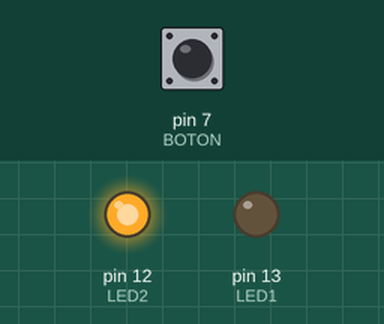
Simulated run of this sketch. Board: Arduino Uno, built with avr-gcc and run on an emulated ATmega328P. On the bench: output pins drawn as LEDs (lit = HIGH). The inputs (shaded band) are chosen by the test bench; at power-on: pin 7 (BOTON) LOW.

Above: at 1.2 s.
1.3 s: pin 7 (BOTON) pulled HIGH for 0.15 s
At 2.3 s:
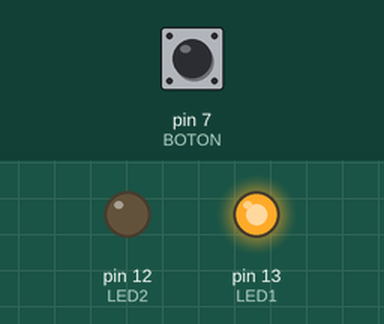
2.9 s: pin 7 (BOTON) pulled HIGH for 1 s
At 3.5 s:
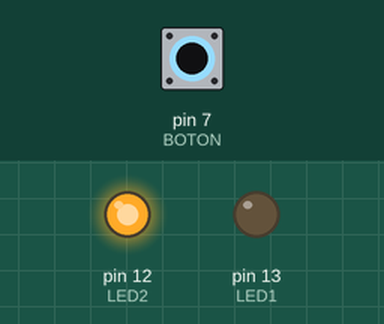
5.4 s: pin 7 (BOTON) pulled HIGH for 3.2 s
At 6.6 s:
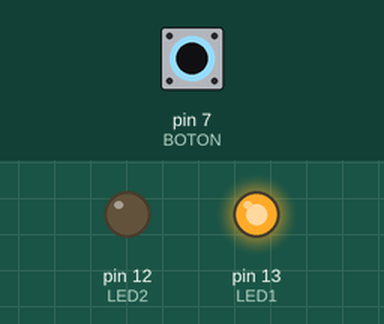
Timing chart, 0 to 8.4 s (numbered marks = the images above; inputs shaded):
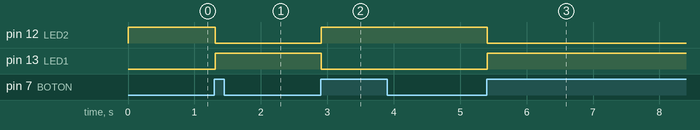

The sketch:

start_simulating1.ino
```cpp
const int LED1 =13;
const int LED2 =12;
const int BOTON = 7;
int val = 0; //val se emplea para almacenar el estado del boton
int state = 0; // 0 LED apagado, mientras que 1 encendido
int old_val = 0; // almacena el antiguo valor de val
void setup(){  // definir si la variable es de entrada // o salida.
 pinMode(LED1,OUTPUT); // establecer que el pin digital es una senal de salida
 pinMode(LED2,OUTPUT);
 pinMode(BOTON,INPUT); // y BOTON como senal de entrada
}
void loop() {       // loop = realice un lazo continuamente
val= digitalRead(BOTON); // lee el estado del Boton
if ((val == HIGH) && (old_val == LOW)){
state=1-state;
delay(10);
}
old_val = val; // valor del antiguo estado
if (state==1){
 digitalWrite(LED1, HIGH); // enciende el LED
 digitalWrite (LED2, LOW);
}
else{
 digitalWrite(LED1,LOW); // apagar el LED
 digitalWrite (LED2, HIGH);
}
}
```

Measured:
- after the input at 1.3 s, pin 12 (LED2): HIGH → LOW at once; pin 13 (LED1): LOW → HIGH at once
- after the input at 2.9 s, pin 12 (LED2): LOW → HIGH at once; pin 13 (LED1): HIGH → LOW at once
- after the input at 5.4 s, pin 12 (LED2): HIGH → LOW at once; pin 13 (LED1): LOW → HIGH at once
